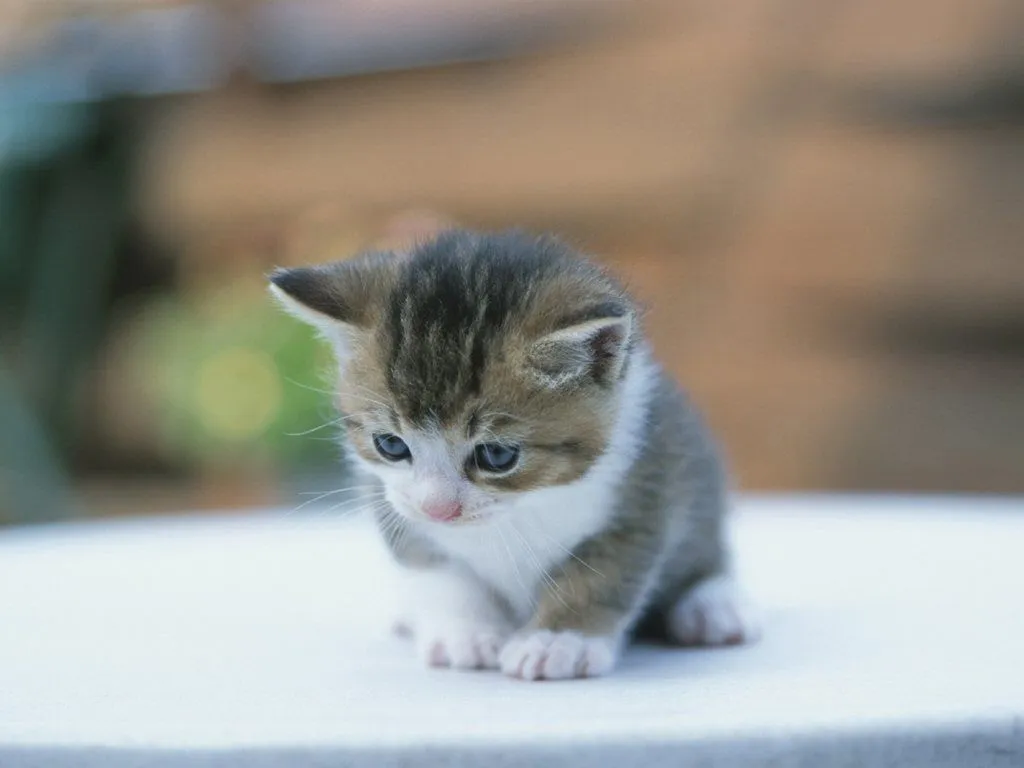
#> input picture KG_OpenCV/101/Images/cat1.jpg, 1024 x 768 px
$ python opencv_test_7.11-6.py
#> lines starting #> are read from the running program, lines starting #| are printed output that depends on the picture; after the words box and inside, x2 and y2 are one past the last pixel; in counts of white or black regions, pixels touching at a corner belong together
# ⭐⭐⭐ 문제 6
# [마스크를 이용해 색상 부분만 추출하기]

# ✅ 조건:

# inRange()로 만든 마스크를 사용

# cv2.bitwise_and()로 원본 이미지에서 지정한 색상 영역만 남기기

# 나머지 영역은 검은색 처리

# 결과 이미지 출력

# ✅ 목표 함수:

# cv2.bitwise_and()

# cv2.imshow()


import cv2
import numpy as np


# ① 이미지 읽기
img = cv2.imread('Images/cat1.jpg')
#> img is the input picture: shape (768, 1024, 3); mean B, G, R 140.4, 147.6, 148.6


while True:   # 'q'가 눌러 질때까지 무한 반복

    # bgr -> hsv 변환
    hsv = cv2.cvtColor(img, cv2.COLOR_BGR2HSV )
#> hsv: shape (768, 1024, 3); mean H, S, V 59.2, 48.9, 159.1

		# threshold 범위 지정
    low = np.array([10, 50, 30])

    high = np.array([180, 150, 150])


		# hsv화면에 threshlod 적용하여 마스크 생성
    mask = cv2.inRange(hsv, low, high)
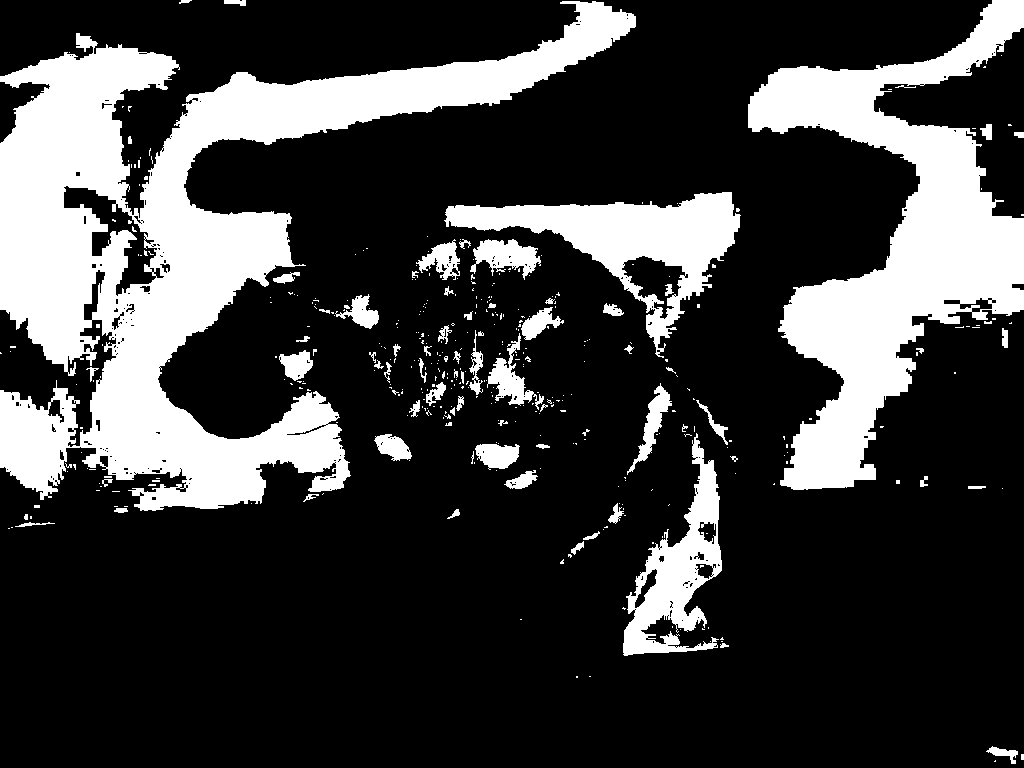
#> mask: shape (768, 1024); 24.1% white; 407 white regions (333 under 20 px), largest, box (x1, y1, x2, y2) and area: (0, 1, 636, 511) 101064, (748, 0, 1024, 490) 51005, (444, 192, 741, 358) 14933

		# 이미지에 마스크 적용
    result = cv2.bitwise_and(img, img, mask = mask)
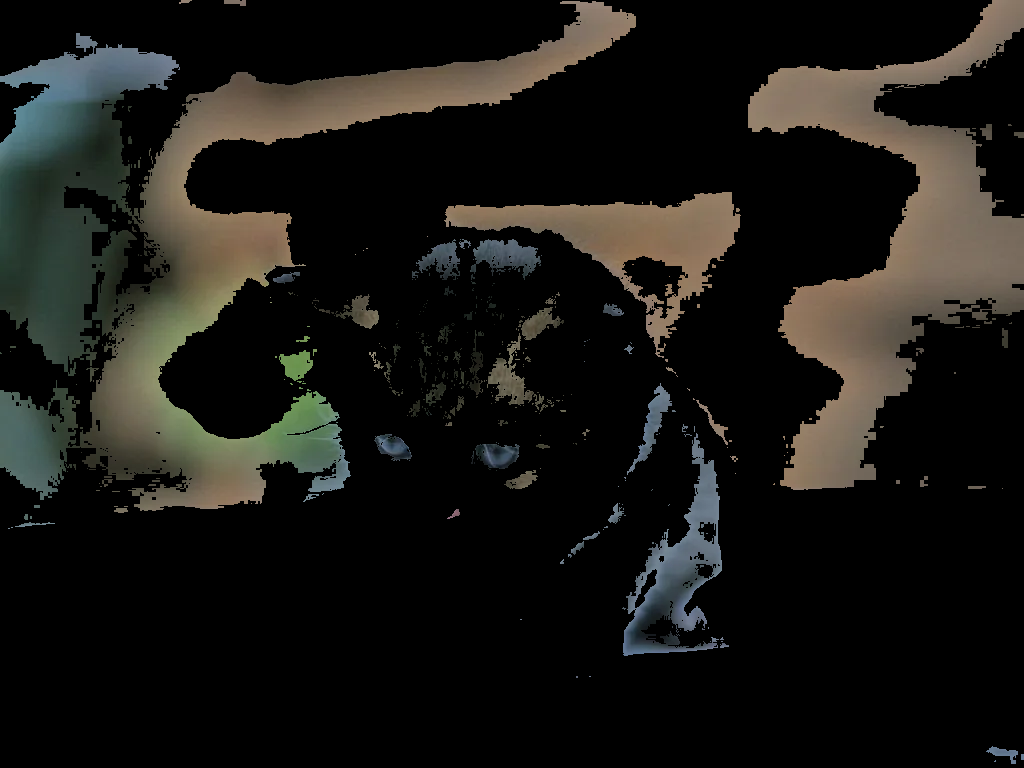
#> result: shape (768, 1024, 3); mean B, G, R 20.8, 24.3, 25.2

    cv2.imshow("mask", mask)
    cv2.imshow("result", result)

    # 1ms초 마다  키보드 'q'를 기다리기
    if cv2.waitKey(1) & 0xFF == ord('q'):
#> (key q is pressed here)
        break


cv2.destroyAllWindows()

$ run again, with KG_OpenCV/101/Images/cat2.jpg copied over KG_OpenCV/101/Images/cat1.jpg
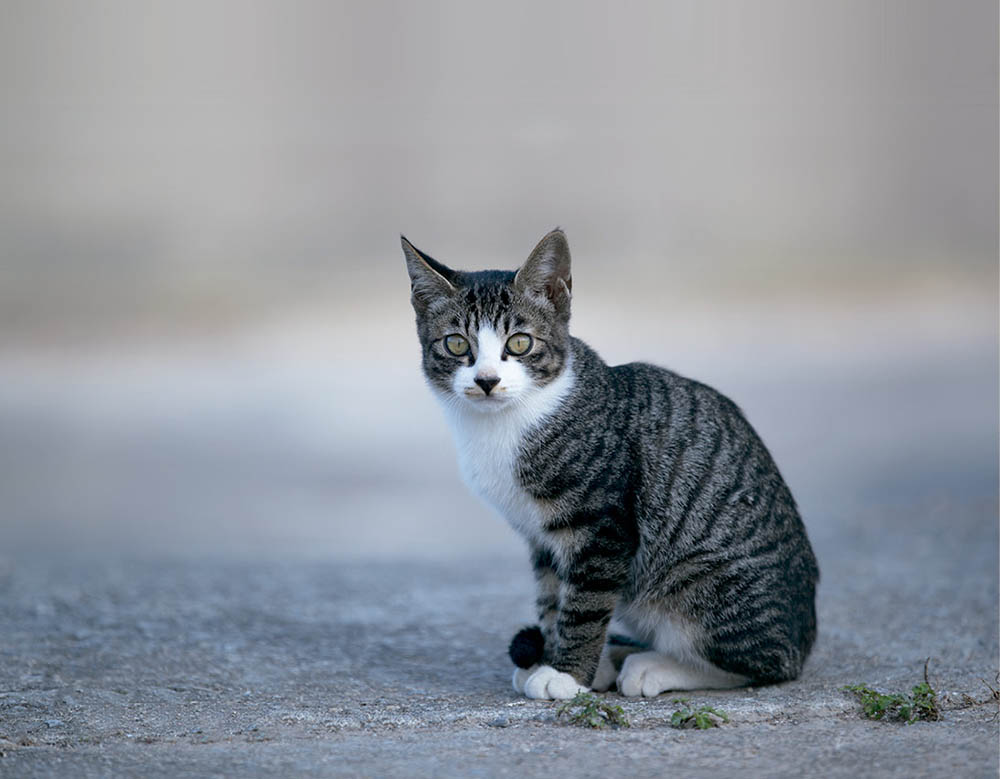
#> input picture KG_OpenCV/101/Images/cat2.jpg, 1000 x 779 px
#> img is the input picture: shape (779, 1000, 3); mean B, G, R 155.7, 147.4, 141.5
#> hsv: shape (779, 1000, 3); mean H, S, V 94.8, 32.1, 156.4
#> `mask = cv2.inRange(hsv, low, high)`:
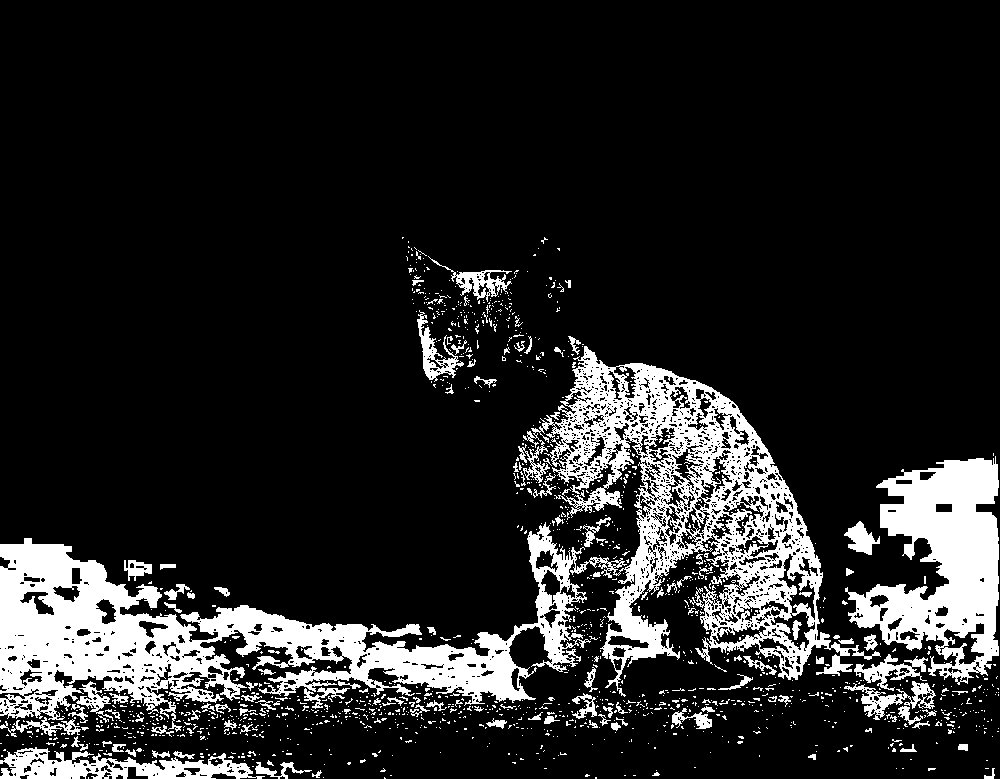
#> mask: shape (779, 1000); 14.8% white; 1435 white regions (1308 under 20 px), largest, box (x1, y1, x2, y2) and area: (0, 346, 881, 732) 74609, (845, 456, 999, 685) 18428, (0, 747, 265, 779) 4164
#> `result = cv2.bitwise_and(img, img, mask = mask)`:
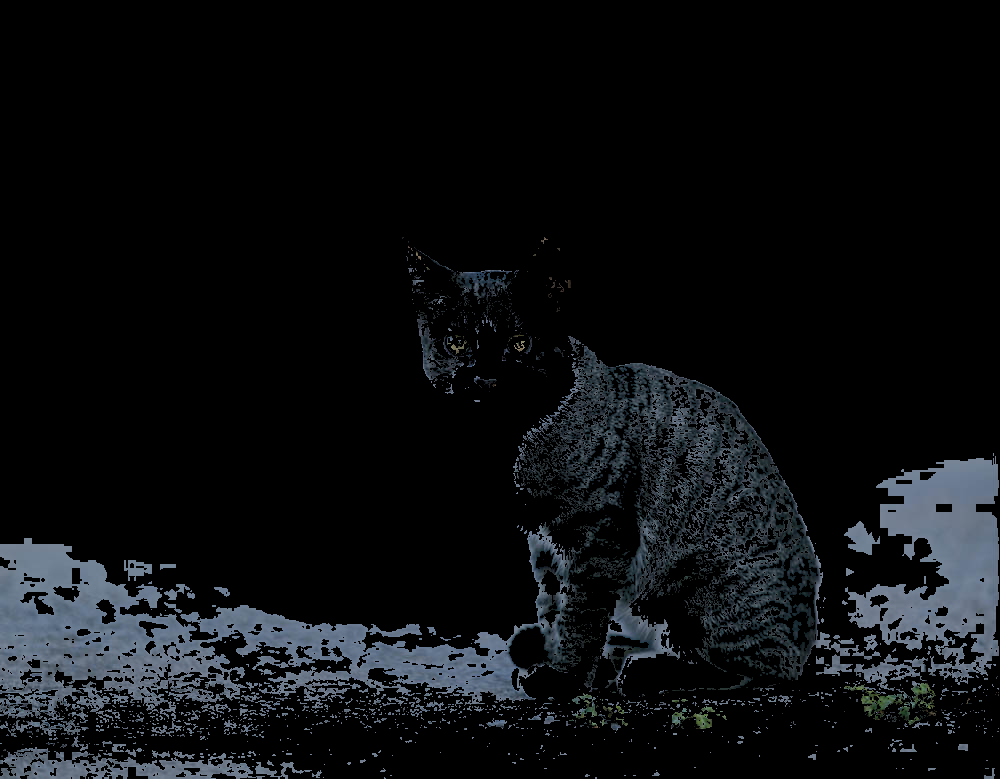
#> result: shape (779, 1000, 3); mean B, G, R 16.4, 14.3, 12.3

$ run again, with KG_OpenCV/101/Images/cat3.jpg copied over KG_OpenCV/101/Images/cat1.jpg
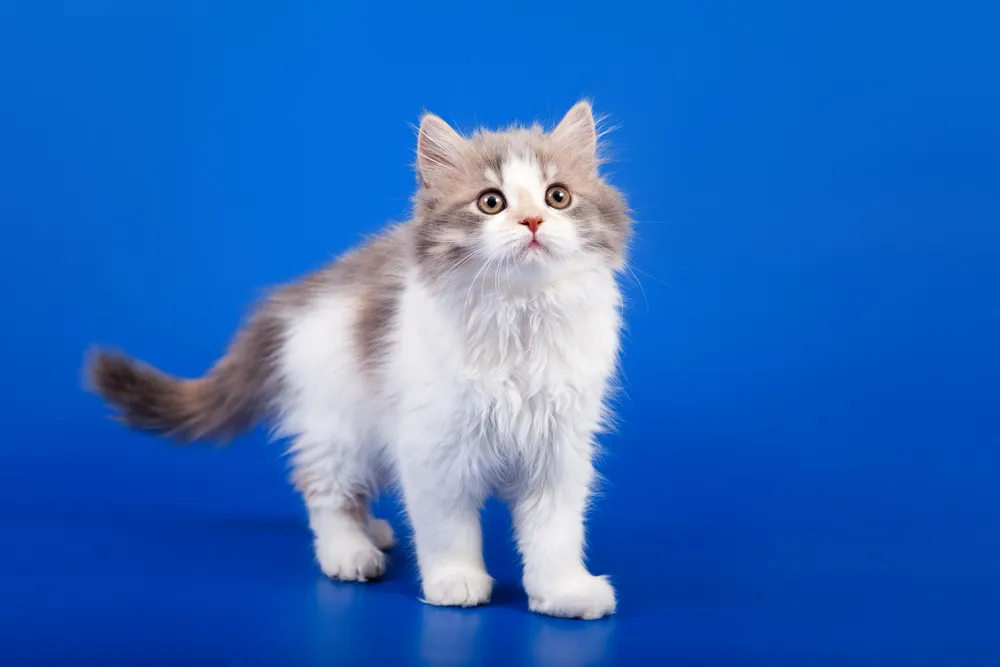
#> input picture KG_OpenCV/101/Images/cat3.jpg, 1000 x 667 px
#> img is the input picture: shape (667, 1000, 3); mean B, G, R 190, 105.8, 41.8
#> hsv: shape (667, 1000, 3); mean H, S, V 107.3, 202.7, 191.2
#> `mask = cv2.inRange(hsv, low, high)`:
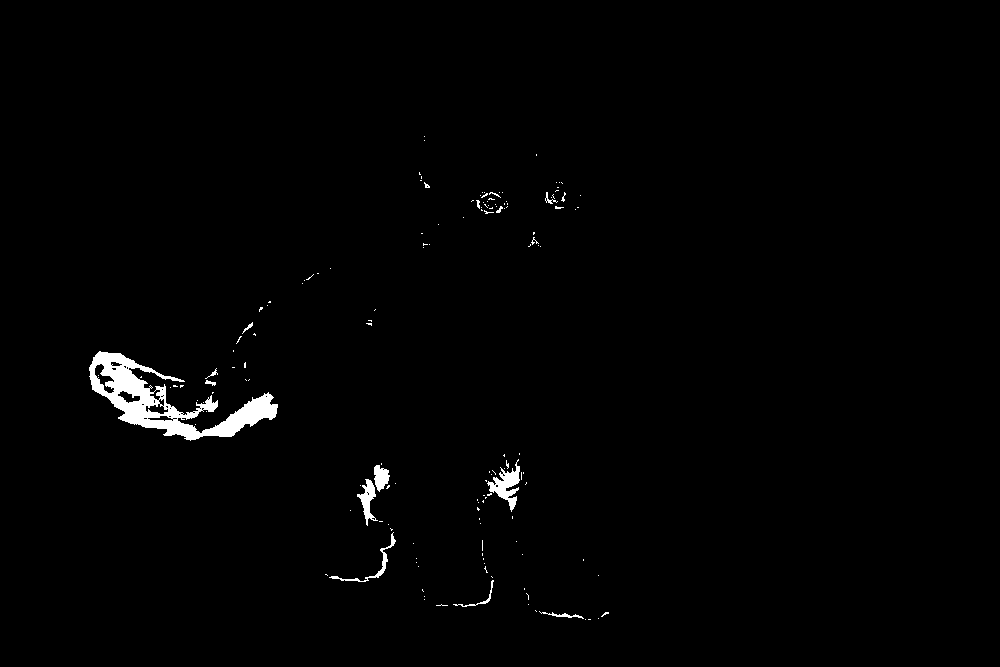
#> mask: shape (667, 1000); 1.2% white; 151 white regions (136 under 20 px), largest, box (x1, y1, x2, y2) and area: (89, 351, 278, 441) 5408, (487, 459, 520, 512) 670, (357, 479, 378, 526) 387

$ run again, with KG_OpenCV/101/Images/1111.jpg copied over KG_OpenCV/101/Images/cat1.jpg
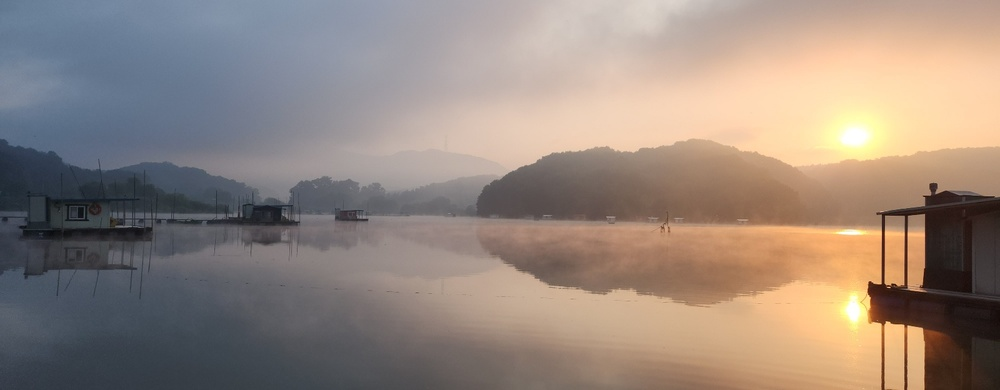
#> input picture KG_OpenCV/101/Images/1111.jpg, 1000 x 390 px, shrunk from 1600 x 624 before the run
#> img is the input picture: shape (390, 1000, 3); mean B, G, R 125.4, 135, 149.7
#> hsv: shape (390, 1000, 3); mean H, S, V 54.4, 61.8, 157.4
#> `mask = cv2.inRange(hsv, low, high)`:
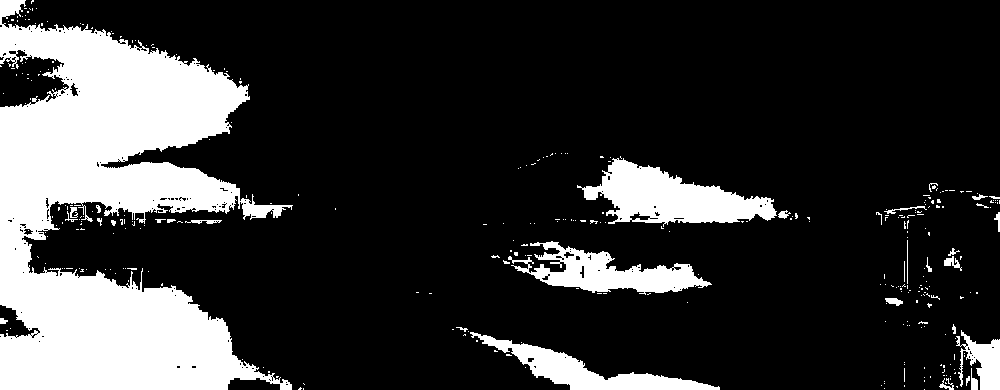
#> mask: shape (390, 1000); 20.5% white; 328 white regions (295 under 20 px), largest, box (x1, y1, x2, y2) and area: (0, 0, 293, 390) 60951, (577, 158, 777, 227) 6887, (508, 241, 712, 295) 4602
#> `result = cv2.bitwise_and(img, img, mask = mask)`:
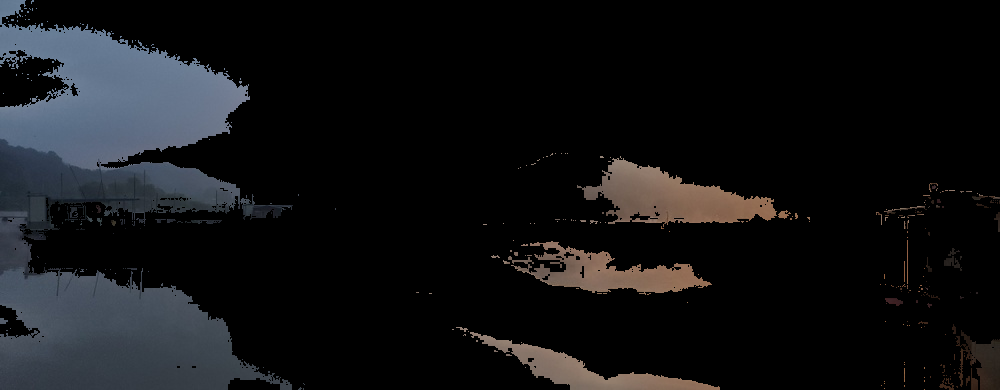
#> result: shape (390, 1000, 3); mean B, G, R 20.1, 18.3, 17.7
